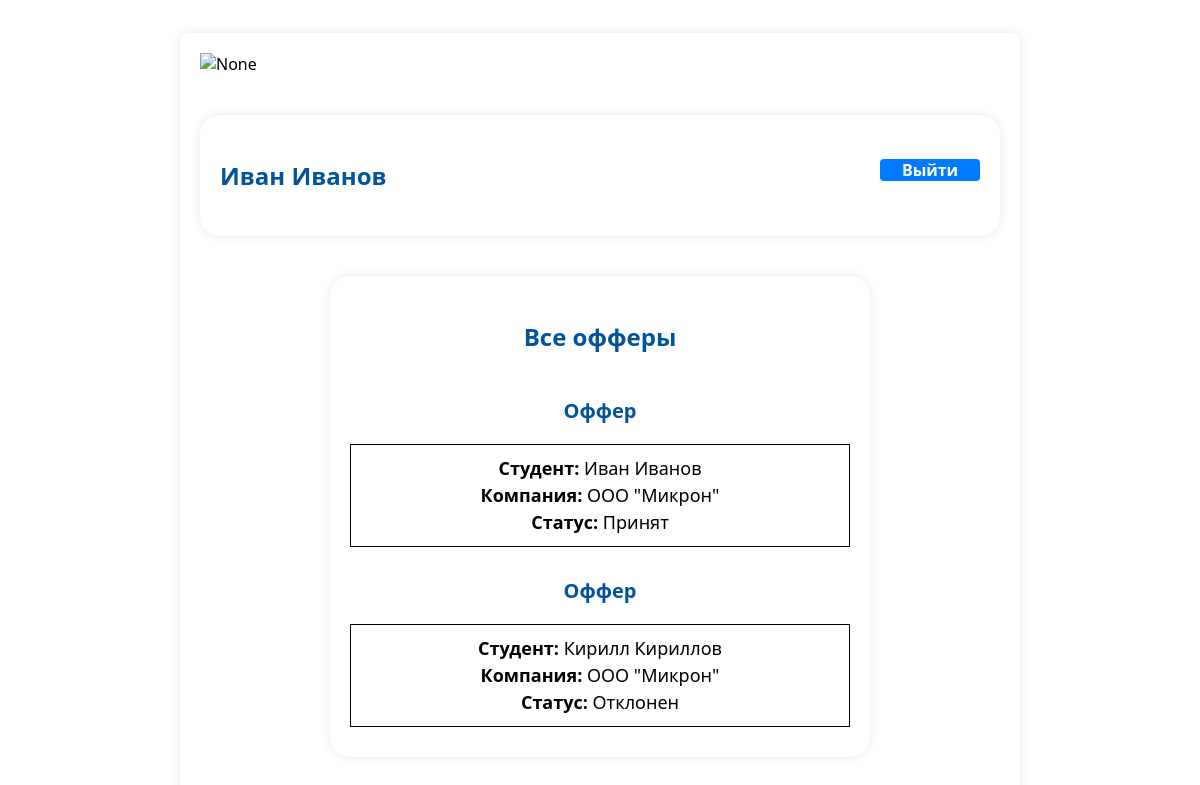
The app's page /auth_kafedra/profile_kafedra/ (signed in) with its own data.
### partners/models.py (models this page shows)
class Offers(models.Model):
    company = models.ForeignKey(User, verbose_name="компания", on_delete=models.CASCADE, related_name="company")
    student = models.ForeignKey(User, verbose_name="студент", on_delete=models.CASCADE, related_name="student")
    send = models.BooleanField()
    offer_send = models.BooleanField(null=True, blank=True)

### kafedra/views.py (the view)
@login_required
def profile(request):
    print(request.user.is_authenticated)
    print(request.user.username)
    data = Offers.objects.all()
    return render(request, 'kafedra/profile.html', {"data":data})

### kafedra/templates/kafedra/profile.html (shortened to what this page needs)
{% load static %}
<!DOCTYPE html>
<html lang="en">
<head>
    <link rel="stylesheet" href="{% static 'css/profile_kafedra.css' %}">
</head>
<body>
    <div class="container" >
        <img src="{% static "image/guap.svg" %}" alt="None">
        <div class='contetn'>
            <h3 class="text_users">{{ user.first_name }} {{ user.last_name }} <a href="/" class="logout-btn">Выйти</a> </h3>
        </div>
        <div class='table_resume'>
            <h3 class='text_resume'>Все офферы</h3>
            {% if data %}
            {% for field in data %}
            <p class='text_resume_table'> Оффер </p>
            <div class='info'>
                <div class="info-section">
                    <span class='date_info'>Студент:</span> {{ field.student.first_name }} {{ field.student.last_name }} <br>
                    <span class='date_info'>Компания:</span> {{ field.company.first_name }} <br>
                    {% if field.offer_send  %}
                    <span class='date_info'>Статус: </span> Принят <br>
                    {% elif field.offer_send|default_if_none:"None" %}
                    <span class='date_info'>Статус: </span> Ожидание ответа <br>
                    {% else %}
                    <span class='date_info'>Статус: </span> Отклонен <br>
                    {% endif %}
                </div>
            </div>
            {% endfor %}
            {% else %}
            <h3 class='text_resume'>Пока отвеченных офферов нет!</h3>
            {% endif %}
        </div>
    </div>
</body>
</html>

### kafedra/static/css/profile_kafedra.css (style rules this page uses)
.container { font-family:system-ui, -apple-system, BlinkMacSystemFont, 'Segoe UI', Roboto, Oxygen, Ubuntu, Cantarell, 'Open Sans', 'Helvetica Neue', sans-serif; width: 100%; max-width: 800px; height: auto; min-height: 900px; margin: 0 auto; margin-top: 33px; padding: 20px; border-radius: 8px; box-shadow: 0 0 10px rgba(0, 0, 0, 0.1); }
.contetn { font-family:system-ui, -apple-system, BlinkMacSystemFont, 'Segoe UI', Roboto, Oxygen, Ubuntu, Cantarell, 'Open Sans', 'Helvetica Neue', sans-serif; background-color: #fff; padding: 20px; border-radius: 20px; width: calc(100% - 40px); margin: 0 auto; margin-top: 40px; height:auto; box-shadow: 0 0 10px rgba(0, 0, 0, 0.1); display: flex; flex-direction: column; justify-content: center; }
.text_users { font-family:system-ui, -apple-system, BlinkMacSystemFont, 'Segoe UI', Roboto, Oxygen, Ubuntu, Cantarell, 'Open Sans', 'Helvetica Neue', sans-serif; color: RGB(0, 83, 157); font-size: 24px; }
.logout-btn { font-family:system-ui, -apple-system, BlinkMacSystemFont, 'Segoe UI', Roboto, Oxygen, Ubuntu, Cantarell, 'Open Sans', 'Helvetica Neue', sans-serif; float: right; background-color: #007bff; border: none; width: 100px; height: auto; margin: 0 auto; color: #fff; font-size: 16px; text-align: center; text-decoration: none; border-radius: 4px; }
.text_resume { font-family:system-ui, -apple-system, BlinkMacSystemFont, 'Segoe UI', Roboto, Oxygen, Ubuntu, Cantarell, 'Open Sans', 'Helvetica Neue', sans-serif; color: RGB(0, 83, 157); font-size: 24px; text-align: center; }
.info { text-align: center; font-family:system-ui, -apple-system, BlinkMacSystemFont, 'Segoe UI', Roboto, Oxygen, Ubuntu, Cantarell, 'Open Sans', 'Helvetica Neue', sans-serif; font-size: 18px; line-height: 150% }
.info-section { font-family:system-ui, -apple-system, BlinkMacSystemFont, 'Segoe UI', Roboto, Oxygen, Ubuntu, Cantarell, 'Open Sans', 'Helvetica Neue', sans-serif; width: auto; border: 1px solid #000; padding: 10px; box-sizing: border-box; margin: 0 auto; margin-bottom: 10px; text-align: center; }
.date_info { font-family:system-ui, -apple-system, BlinkMacSystemFont, 'Segoe UI', Roboto, Oxygen, Ubuntu, Cantarell, 'Open Sans', 'Helvetica Neue', sans-serif; text-align: center; font-weight: bold; }
.table_resume { font-family:system-ui, -apple-system, BlinkMacSystemFont, 'Segoe UI', Roboto, Oxygen, Ubuntu, Cantarell, 'Open Sans', 'Helvetica Neue', sans-serif; background-color: #fff; padding: 20px; border-radius: 20px; width: 500px; margin: 0 auto; margin-top: 40px; box-shadow: 0 0 10px rgba(0, 0, 0, 0.1); display: flex; flex-direction: column; justify-content: center; }
.text_resume_table { font-family:system-ui, -apple-system, BlinkMacSystemFont, 'Segoe UI', Roboto, Oxygen, Ubuntu, Cantarell, 'Open Sans', 'Helvetica Neue', sans-serif; color: RGB(0, 83, 157); font-size: 20px; text-align: center; font-weight: bold; }

### records on screen
Offers: student.first_name "Иван", student.last_name "Иванов", company.first_name "ООО \"Микрон\"", shows "Статус:", offer_send "Принят"
Offers: student.first_name "Кирилл", student.last_name "Кириллов", company.first_name "ООО \"Микрон\"", shows "Статус:", offer_send "Отклонен"

### other values on screen
{{ user.first_name }} "Иван"
{{ user.last_name }} "Иванов"
